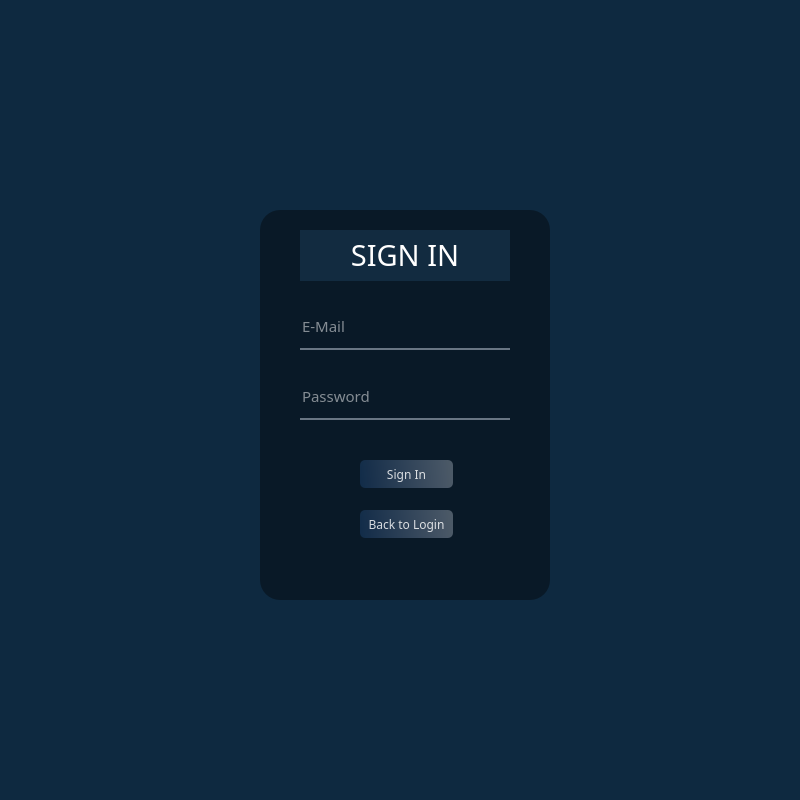
<?xml version="1.0" encoding="UTF-8"?>
<ui version="4.0">
 <class>signin_window</class>
 <widget class="QMainWindow" name="signin_window">
  <property name="geometry">
   <rect>
    <x>0</x>
    <y>0</y>
    <width>800</width>
    <height>800</height>
   </rect>
  </property>
  <property name="windowTitle">
   <string>MainWindow</string>
  </property>
  <property name="styleSheet">
   <string notr="true">QWidget
{
    color: #b1b1b1;
    background-color: #0e2940;
}

QWidget:item:hover
{
    background-color: QLinearGradient( x1: 0, y1: 0, x2: 0, y2: 1, stop: 0 #D1DBCB, stop: 1 #b2b6af);
    color: #000000;
}

QWidget:item:selected
{
    background-color: QLinearGradient( x1: 0, y1: 0, x2: 0, y2: 1, stop: 0 #D1DBCB, stop: 1 #b2b6af);
}</string>
  </property>
  <widget class="QWidget" name="centralwidget">
   <widget class="QLabel" name="label_2">
    <property name="geometry">
     <rect>
      <x>260</x>
      <y>210</y>
      <width>290</width>
      <height>390</height>
     </rect>
    </property>
    <property name="styleSheet">
     <string notr="true">background-color:rgba(0,0,0,100);
border-radius:20px;</string>
    </property>
    <property name="text">
     <string/>
    </property>
   </widget>
   <widget class="QLineEdit" name="line_mail">
    <property name="geometry">
     <rect>
      <x>300</x>
      <y>310</y>
      <width>210</width>
      <height>40</height>
     </rect>
    </property>
    <property name="font">
     <font>
      <family>Bahnschrift</family>
      <pointsize>11</pointsize>
     </font>
    </property>
    <property name="styleSheet">
     <string notr="true">background-color:rgba(0,0,0,0);
border:none;
border-bottom:2px solid rgba(105,118,132,255);
color:white;
padding-bottom:7px;</string>
    </property>
    <property name="text">
     <string/>
    </property>
    <property name="echoMode">
     <enum>QLineEdit::Normal</enum>
    </property>
    <property name="cursorPosition">
     <number>0</number>
    </property>
    <property name="dragEnabled">
     <bool>false</bool>
    </property>
    <property name="readOnly">
     <bool>false</bool>
    </property>
    <property name="placeholderText">
     <string>E-Mail</string>
    </property>
    <property name="cursorMoveStyle">
     <enum>Qt::LogicalMoveStyle</enum>
    </property>
    <property name="clearButtonEnabled">
     <bool>true</bool>
    </property>
   </widget>
   <widget class="QLineEdit" name="line_password">
    <property name="geometry">
     <rect>
      <x>300</x>
      <y>380</y>
      <width>210</width>
      <height>40</height>
     </rect>
    </property>
    <property name="font">
     <font>
      <family>Bahnschrift</family>
      <pointsize>11</pointsize>
     </font>
    </property>
    <property name="styleSheet">
     <string notr="true">background-color:rgba(0,0,0,0);
border:none;
border-bottom:2px solid rgba(105,118,132,255);
color:white;
padding-bottom:7px;</string>
    </property>
    <property name="echoMode">
     <enum>QLineEdit::Password</enum>
    </property>
    <property name="placeholderText">
     <string>Password</string>
    </property>
   </widget>
   <widget class="QLabel" name="label_3">
    <property name="geometry">
     <rect>
      <x>300</x>
      <y>230</y>
      <width>210</width>
      <height>51</height>
     </rect>
    </property>
    <property name="font">
     <font>
      <family>Bahnschrift</family>
      <pointsize>22</pointsize>
     </font>
    </property>
    <property name="styleSheet">
     <string notr="true">background-color: rgb(18, 43, 64);</string>
    </property>
    <property name="text">
     <string>&lt;html&gt;&lt;head/&gt;&lt;body&gt;&lt;p align=&quot;center&quot;&gt;&lt;span style=&quot; color:#ffffff;&quot;&gt;SIGN IN&lt;/span&gt;&lt;/p&gt;&lt;/body&gt;&lt;/html&gt;</string>
    </property>
   </widget>
   <widget class="QPushButton" name="btn_backtologin">
    <property name="geometry">
     <rect>
      <x>360</x>
      <y>510</y>
      <width>93</width>
      <height>28</height>
     </rect>
    </property>
    <property name="font">
     <font>
      <family>Bahnschrift</family>
      <pointsize>9</pointsize>
     </font>
    </property>
    <property name="styleSheet">
     <string notr="true">QPushButton#btn_backtologin{	
	background-color: qlineargradient(spread:pad, x1:0, y1:0.505682, x2:1, y2:0.477, stop:0 rgba(20, 47, 78, 219), stop:1 rgba(85, 98, 112, 226));
	color:rgba(255, 255, 255, 210);
	border-radius:5px;
}
QPushButton#btn_backtologin:hover{	
	background-color: qlineargradient(spread:pad, x1:0, y1:0.505682, x2:1, y2:0.477, stop:0 rgba(40, 67, 98, 219), stop:1 rgba(105, 118, 132, 226));
}
QPushButton#btn_backtologin:pressed{	
	padding-left:2px;
	padding-top:2px;
	background-color:rgba(105, 118, 132, 200);
}</string>
    </property>
    <property name="text">
     <string>Back to Login</string>
    </property>
   </widget>
   <widget class="QPushButton" name="btn_signin">
    <property name="geometry">
     <rect>
      <x>360</x>
      <y>460</y>
      <width>93</width>
      <height>28</height>
     </rect>
    </property>
    <property name="font">
     <font>
      <family>Bahnschrift</family>
      <pointsize>9</pointsize>
     </font>
    </property>
    <property name="styleSheet">
     <string notr="true">QPushButton#btn_signin{	
	background-color: qlineargradient(spread:pad, x1:0, y1:0.505682, x2:1, y2:0.477, stop:0 rgba(20, 47, 78, 219), stop:1 rgba(85, 98, 112, 226));
	color:rgba(255, 255, 255, 210);
	border-radius:5px;
}
QPushButton#btn_signin:hover{	
	background-color: qlineargradient(spread:pad, x1:0, y1:0.505682, x2:1, y2:0.477, stop:0 rgba(40, 67, 98, 219), stop:1 rgba(105, 118, 132, 226));
}
QPushButton#btn_signin:pressed{	
	padding-left:2px;
	padding-top:2px;
	background-color:rgba(105, 118, 132, 200);
}</string>
    </property>
    <property name="text">
     <string>Sign In</string>
    </property>
   </widget>
   <widget class="QLabel" name="label">
    <property name="geometry">
     <rect>
      <x>0</x>
      <y>0</y>
      <width>801</width>
      <height>801</height>
     </rect>
    </property>
    <property name="styleSheet">
     <string notr="true"/>
    </property>
    <property name="text">
     <string/>
    </property>
   </widget>
   <zorder>label</zorder>
   <zorder>label_2</zorder>
   <zorder>line_mail</zorder>
   <zorder>line_password</zorder>
   <zorder>label_3</zorder>
   <zorder>btn_backtologin</zorder>
   <zorder>btn_signin</zorder>
  </widget>
 </widget>
 <resources>
  <include location="res.qrc"/>
 </resources>
 <connections/>
</ui>
